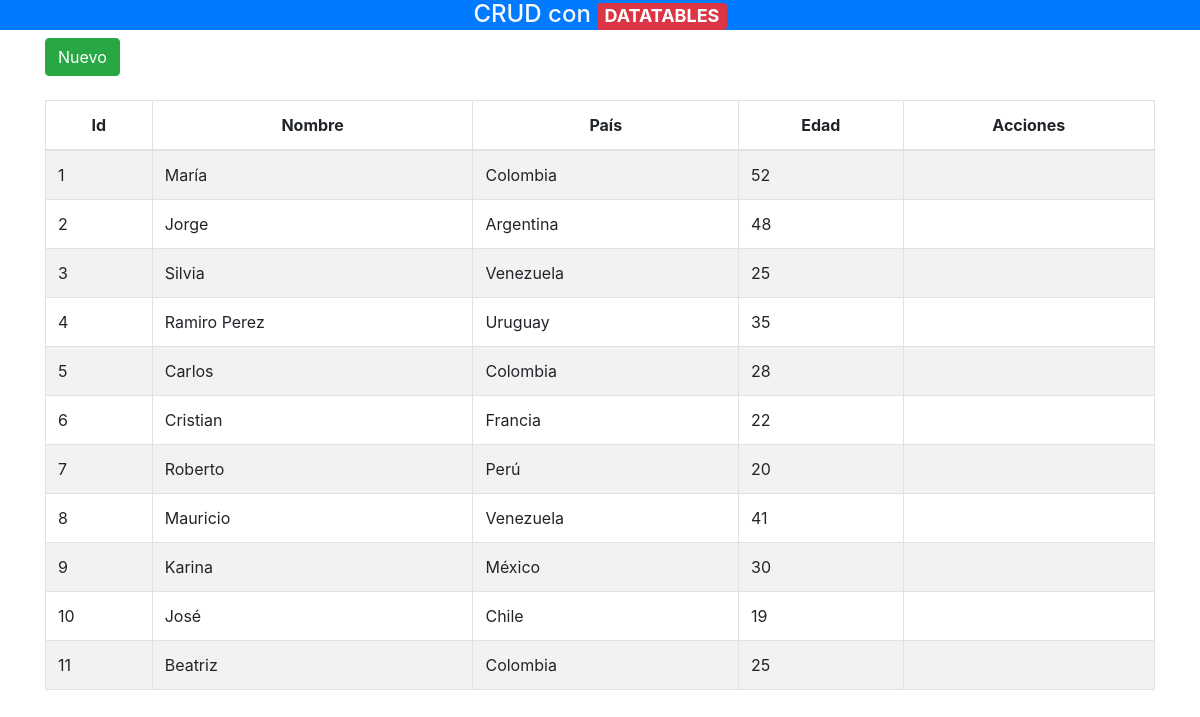
/crud_2019/index.php, run on the app's committed database.
### tables this page shows
CREATE TABLE `personas` (
  `id` int(11) NOT NULL,
  `nombre` varchar(50) NOT NULL,
  `pais` varchar(50) NOT NULL,
  `edad` int(11) NOT NULL
);

### crud_2019/index.php (the view, shortened to what this page needs)
<?php
$objeto = new Conexion();
$conexion = $objeto->Conectar();
$consulta = "SELECT id, nombre, pais, edad FROM personas";
$resultado = $conexion->prepare($consulta);
$resultado->execute();
$data=$resultado->fetchAll(PDO::FETCH_ASSOC);
?>
<!doctype html>
<html lang="en">
  <head>
    <link rel="stylesheet" href="bootstrap/css/bootstrap.min.css">
    <link rel="stylesheet" href="main.css">
    <link rel="stylesheet" type="text/css" href="datatables/datatables.min.css"/>
    <link rel="stylesheet"  type="text/css" href="datatables/DataTables-1.10.18/css/dataTables.bootstrap4.min.css">
  </head>
  <body>
     <header>
         <h4 class="text-center text-light">CRUD con <span class="badge badge-danger">DATATABLES</span></h4>
     </header>
    <div class="container">
        <div class="row">
            <div class="col-lg-12">
            <button id="btnNuevo" type="button" class="btn btn-success" data-toggle="modal">Nuevo</button>
            </div>
        </div>
    </div>
    <br>
    <div class="container">
        <div class="row">
                <div class="col-lg-12">
                    <div class="table-responsive">
                        <table id="tablaPersonas" class="table table-striped table-bordered table-condensed" style="width:100%">
                        <thead class="text-center">
                            <tr>
                                <th>Id</th>
                                <th>Nombre</th>
                                <th>País</th>
                                <th>Edad</th>
                                <th>Acciones</th>
                            </tr>
                        </thead>
                        <tbody>
                            <?php
                            foreach($data as $dat) {
                            ?>
                            <tr>
                                <td><?php echo $dat['id'] ?></td>
                                <td><?php echo $dat['nombre'] ?></td>
                                <td><?php echo $dat['pais'] ?></td>
                                <td><?php echo $dat['edad'] ?></td>
                                <td></td>
                            </tr>
                            <?php
                                }
                            ?>
                        </tbody>
                       </table>
                    </div>
                </div>
        </div>
    </div>
  </body>
</html>

### crud_2019/main.css (style rules this page uses)
header { background:#007bff; }

### data on the page
personas: id "1", nombre "María", pais "Colombia", edad "52"
personas: id "2", nombre "Jorge", pais "Argentina", edad "48"
personas: id "3", nombre "Silvia", pais "Venezuela", edad "25"
personas: id "4", nombre "Ramiro Perez", pais "Uruguay", edad "35"
personas: id "5", nombre "Carlos", pais "Colombia", edad "28"
personas: id "6", nombre "Cristian", pais "Francia", edad "22"
personas: id "7", nombre "Roberto", pais "Perú", edad "20"
personas: id "8", nombre "Mauricio", pais "Venezuela", edad "41"
personas: id "9", nombre "Karina", pais "México", edad "30"
personas: id "10", nombre "José", pais "Chile", edad "19"
personas: id "11", nombre "Beatriz", pais "Colombia", edad "25"
